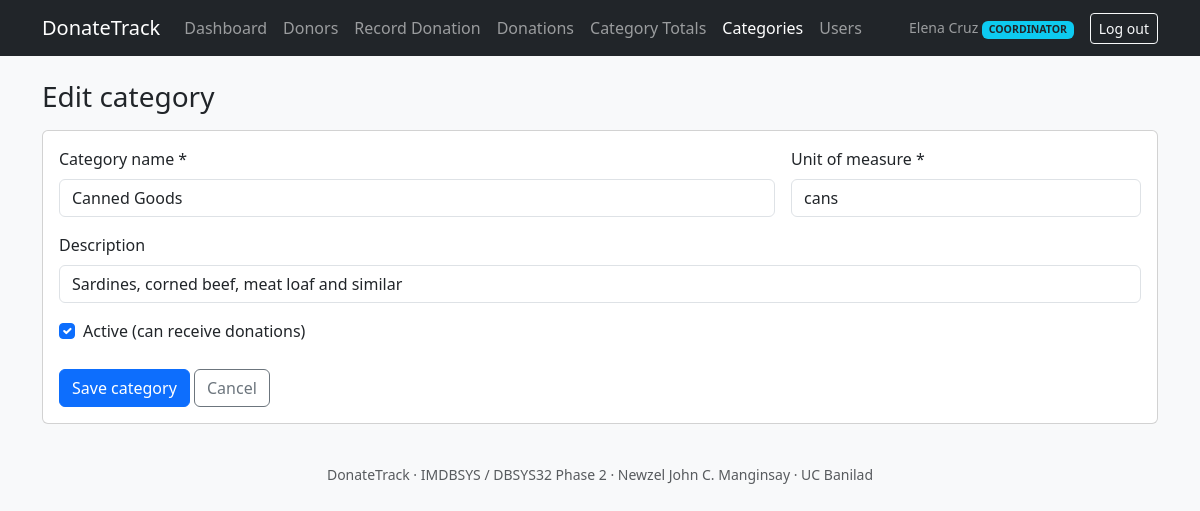
The page /category_form.php?id=2 (signed in) on the database its author committed.
### tables this page shows
CREATE TABLE users (
  user_id        INT UNSIGNED NOT NULL AUTO_INCREMENT,
  username       VARCHAR(50)  NOT NULL,
  password_hash  VARCHAR(255) NOT NULL,
  full_name      VARCHAR(100) NOT NULL,
  role           ENUM('COORDINATOR','VOLUNTEER','DONOR') NOT NULL,
  is_active      TINYINT(1)   NOT NULL DEFAULT 1,
  created_at     TIMESTAMP    NOT NULL DEFAULT CURRENT_TIMESTAMP,
  PRIMARY KEY (user_id),
  UNIQUE KEY uq_users_username (username),
  CONSTRAINT chk_users_active CHECK (is_active IN (0,1))
);

CREATE TABLE donation_categories (
  category_id    INT UNSIGNED NOT NULL AUTO_INCREMENT,
  category_name  VARCHAR(80)  NOT NULL,
  unit           VARCHAR(20)  NOT NULL,
  description    VARCHAR(255) NULL,
  is_active      TINYINT(1)   NOT NULL DEFAULT 1,
  PRIMARY KEY (category_id),
  UNIQUE KEY uq_categories_name (category_name),
  CONSTRAINT chk_categories_active CHECK (is_active IN (0,1))
);

### includes/auth.php (called while the page is built, shortened)
<?php
require_once __DIR__ . '/db.php';
require_once __DIR__ . '/helpers.php';
function current_user(): ?array { return $_SESSION['user'] ?? null; }
function home_for(string $role): string {
    return $role === 'DONOR' ? 'my_donations.php' : 'dashboard.php';
}
function require_role(array $roles = []): array {
    $u = current_user();
    $fresh = q_one('SELECT full_name, role, is_active FROM users WHERE user_id = ?', 'i', [$u['user_id']]);
    $u = $_SESSION['user'];
    return $u;
}

### includes/db.php (called while the page is built, shortened)
<?php
function cfg(string $key) {
    static $c = null;
    if ($c === null) { $c = require __DIR__ . '/../config/config.php'; }
    return $c[$key];
}
function db(): mysqli {
    static $conn = null;
    if ($conn === null) {
        try {
            $conn = new mysqli(cfg('db_host'), cfg('db_user'), cfg('db_pass'), cfg('db_name'), cfg('db_port'));
            $conn->set_charset('utf8mb4');
        } catch (mysqli_sql_exception $e) {
            error_log('DB connect failed: ' . $e->getMessage());
            http_response_code(500);
            exit('The database is unavailable. Please check config/config.php and that MySQL is running.');
        }
    }
    return $conn;
}
function q_all(string $sql, string $types = '', array $params = []): array {
    $st = db()->prepare($sql);
    if ($types !== '') { $st->bind_param($types, ...$params); }
    $st->execute();
    $rows = $st->get_result()->fetch_all(MYSQLI_ASSOC);
    return $rows;
}
function q_one(string $sql, string $types = '', array $params = []): ?array {
    $rows = q_all($sql, $types, $params);
    return $rows[0] ?? null;
}

### includes/helpers.php (called while the page is built, shortened)
<?php
function e($v): string { return htmlspecialchars((string)$v, ENT_QUOTES, 'UTF-8'); }
function get(string $k): string { return trim((string)($_GET[$k] ?? '')); }

### category_form.php (the view, shortened to what this page needs)
<?php
require_once __DIR__ . '/includes/auth.php';
$u = require_role(['COORDINATOR']);
$id = (int)get('id');
$c = ['category_name' => '', 'unit' => '', 'description' => '', 'is_active' => 1];
if ($id) { $row = q_one('SELECT * FROM donation_categories WHERE category_id = ?', 'i', [$id]); if (!$row) { flash('danger', 'Category not found.'); redirect('categories.php'); } $c = $row; }
$pageTitle = $id ? 'Edit category' : 'Add category';
include __DIR__ . '/includes/header.php';
?>
<h1 class="h3 mb-3"><?= e($pageTitle) ?></h1>
<form method="post" class="card card-body" novalidate><?= csrf_field() ?>
  <div class="row g-3">
    <div class="col-md-8"><label class="form-label" for="category_name">Category name *</label><input class="form-control" id="category_name" name="category_name" maxlength="80" value="<?= e($c['category_name']) ?>" required></div>
    <div class="col-md-4"><label class="form-label" for="unit">Unit of measure *</label><input class="form-control" id="unit" name="unit" maxlength="20" placeholder="kg, packs, pieces" value="<?= e($c['unit']) ?>" required></div>
    <div class="col-12"><label class="form-label" for="description">Description</label><input class="form-control" id="description" name="description" maxlength="255" value="<?= e($c['description']) ?>"></div>
    <div class="col-12"><div class="form-check"><input class="form-check-input" type="checkbox" id="is_active" name="is_active" value="1" <?= (int)$c['is_active'] ? 'checked' : '' ?>><label class="form-check-label" for="is_active">Active (can receive donations)</label></div></div>
  </div>
  <div class="mt-4"><button class="btn btn-primary">Save category</button> <a class="btn btn-outline-secondary" href="categories.php">Cancel</a></div>
</form>
<?php include __DIR__ . '/includes/footer.php'; ?>

### includes/header.php (shortened to what this page needs)
<?php
$u = current_user();
$pageTitle = $pageTitle ?? 'DonateTrack';
$self = basename($_SERVER['SCRIPT_NAME']);
function nav_item(string $file, string $label, string $self, array $also = []): string {
    $active = ($self === $file || in_array($self, $also, true)) ? ' active' : '';
    return '<li class="nav-item"><a class="nav-link' . $active . '" href="' . e($file) . '">' . e($label) . '</a></li>';
}
?><!DOCTYPE html>
<html lang="en">
<head>
<link href="assets/vendor/bootstrap.min.css" rel="stylesheet">
<link href="assets/style.css" rel="stylesheet">
</head>
<body class="bg-light">
<nav class="navbar navbar-expand-lg navbar-dark bg-dark">
  <div class="container">
    <a class="navbar-brand" href="<?= $u ? e(home_for($u['role'])) : 'login.php' ?>">DonateTrack</a>
    <?php if ($u): ?>
    <div class="collapse navbar-collapse" id="nav">
      <ul class="navbar-nav me-auto">
        <?php if ($u['role'] === 'DONOR'): ?>
          <?= nav_item('my_donations.php', 'My Donations', $self) ?>
        <?php else: ?>
          <?= nav_item('dashboard.php', 'Dashboard', $self) ?>
          <?= nav_item('donors.php', 'Donors', $self, ['donor_form.php']) ?>
          <?= nav_item('donation_form.php', 'Record Donation', $self) ?>
          <?= nav_item('donations.php', 'Donations', $self, ['donation_view.php']) ?>
          <?php if ($u['role'] === 'COORDINATOR'): ?>
            <?= nav_item('report_totals.php', 'Category Totals', $self) ?>
            <?= nav_item('categories.php', 'Categories', $self, ['category_form.php']) ?>
            <?= nav_item('users.php', 'Users', $self, ['user_form.php']) ?>
          <?php endif; ?>
        <?php endif; ?>
      </ul>
      <span class="navbar-text me-3 small"><?= e($u['full_name']) ?> <span class="badge bg-info text-dark"><?= e($u['role']) ?></span></span>
      <a class="btn btn-outline-light btn-sm" href="logout.php">Log out</a>
    </div>
    <?php endif; ?>
  </div>
</nav>
<main class="container py-4">

### rows shown on the page
users: full_name "Elena Cruz", role "COORDINATOR"
donation_categories: category_name "Canned Goods", unit "cans", description "Sardines, corned beef, meat loaf and similar", is_active "☑"

### other values the page prints
$label "Dashboard Donors Record Donation Donations Category Totals Categories Users"
$pageTitle "Edit category"
